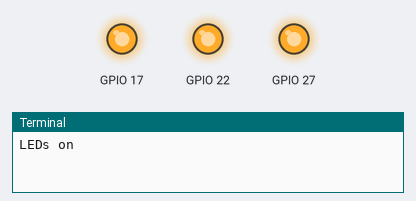
A program run on a simulated Raspberry Pi (BCM pin numbers). Shown: output pins drawn as LEDs (lit = HIGH), the last lines printed to the terminal. At 60.0 s the program stops and its outputs stay as they are.

Above: at 0.5 s.
At 3.5 s:
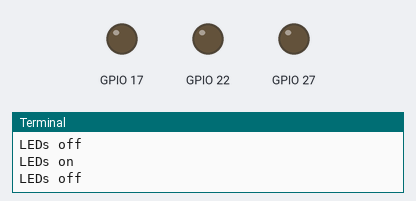
Timing chart, 0 to 4.6 s (numbered marks = the images above):
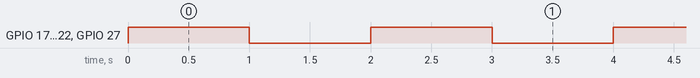

The program:

main.py
```python
import json
import time
import RPi.GPIO as GPIO
# Specify the path to your JSON file
file_path = "config.json"

# Open the JSON file and load its contents
with open(file_path) as file:
	data = json.load(file)
	gpio_red = data["gpio-red"]
	gpio_green = data["gpio-green"]
	gpio_blue = data["gpio-blue"]

# Set up GPIO mode and pins
GPIO.setmode(GPIO.BCM)
GPIO.setup(gpio_red, GPIO.OUT)
GPIO.setup(gpio_green, GPIO.OUT)
GPIO.setup(gpio_blue, GPIO.OUT)

for i in range(30):
	# Turn on the GPIO pins
	GPIO.output(gpio_red, GPIO.HIGH)
	GPIO.output(gpio_green, GPIO.HIGH)
	GPIO.output(gpio_blue, GPIO.HIGH)
	print("LEDs on")

	# Wait for 1 second
	time.sleep(1)

	# Turn off the GPIO pins
	GPIO.output(gpio_red, GPIO.LOW)
	GPIO.output(gpio_green, GPIO.LOW)
	GPIO.output(gpio_blue, GPIO.LOW)
	print("LEDs off")

	# Wait for 1 second
	time.sleep(1)

# Clean up GPIO
GPIO.cleanup()
```

Measured:
- by itself, GPIO 17, GPIO 22, GPIO 27: alternates HIGH for 1.0 s and LOW for 1.0 s, 60 changes in all, then stays LOW
